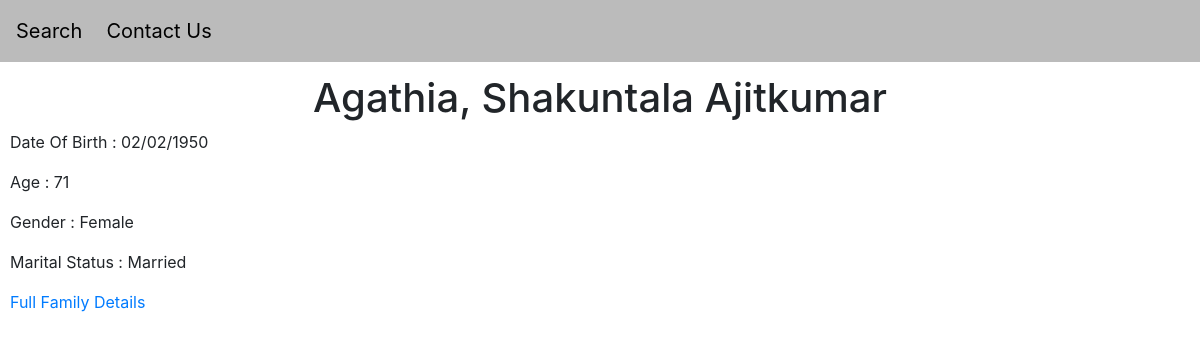
Page /person/2 on the committed database.
### search/models.py (models this page shows, shortened)
class People(models.Model):
    class Mar(models.TextChoices):
        MARRIED = 'MR', _('Married')
        UNMARRIED = 'UM', _('Unmarried')
        DIVORCEE = 'DE', _('Divorcee')
        WIDOWER = 'WR', _('Widower')
        WIDOW = 'WW', _('Widow')
    class G(models.TextChoices):
        MALE = 'M', _('Male')
        FEMALE = 'F', _('Female')
    SurName = models.TextField()
    Name = models.TextField()
    MiddleName = models.TextField(blank=True, null=True)
    DOB = models.DateField(blank=True, null=True)
    Age = models.PositiveIntegerField(default=0)
    Gender = models.CharField(max_length=1, choices=G.choices, default=G.MALE)
    MaritalStatus = models.CharField(max_length=2, choices=Mar.choices, default=Mar.UNMARRIED)
    FamilyNo = models.PositiveIntegerField(validators=[MinValueValidator(1)])
    Head = models.BooleanField(default=False)
    def serialize(self):
        for p in People.G.choices:
            if self.Gender in list(p):
                break
        s = p[1]
        for p in People.Mar.choices:
            if self.MaritalStatus in list(p):
                f = p[1]
        if self.DOB:
            v = self.DOB.strftime('%d/%m/%Y')
        else:
            v = self.DOB
        return {
            "id": self.id,
            "SurName": self.SurName,
            "Name": self.Name,
            "MiddleName": self.MiddleName,
            "DOB": v,
            "Age": self.Age,
            "Gender": s,
            "MaritalStatus": f,
            "Head": self.Head,
            "FamilyNo": self.FamilyNo
        }

### search/views.py (the view)
# urls.py: path('person/<int:Id>', views.person, name='person'),
def person(request, Id):
    p = People.objects.get(pk=Id)
    return render(request, 'search/person.html', {
        "p" : p.serialize(),
    })

### search/templates/search/person.html (shortened to what this page needs)
{% extends 'search/layout.html' %}
{% block body %}
    <h1 style="text-align:center">{% if p.MiddleName %}{{p.SurName}}, {{p.Name}} {{p.MiddleName}}{% else %}{{p.SurName}}, {{p.Name}}{% endif %}</h1>
    {% if p.DOB %}
        Date Of Birth : {{p.DOB}}<p></p>
        Age : {{p.Age}}<p></p>
    {% else %}
        Date Of Birth : Not in Data<p></p>
        Age : Not in Data<p></p>
    {% endif %}
    Gender : {{p.Gender}}<p></p>
    Marital Status : {{p.MaritalStatus}}<p></p>
    <a href="{% url 'family' p.FamilyNo %}">Full Family Details</a>
{% endblock %}

### rows in the picture
People: SurName "Agathia", Name "Shakuntala", MiddleName "Ajitkumar"

### other values in the picture
{{ p.DOB }} "02/02/1950"
{{ p.Age }} "71"
{{ p.Gender }} "Female"
{{ p.MaritalStatus }} "Married"
